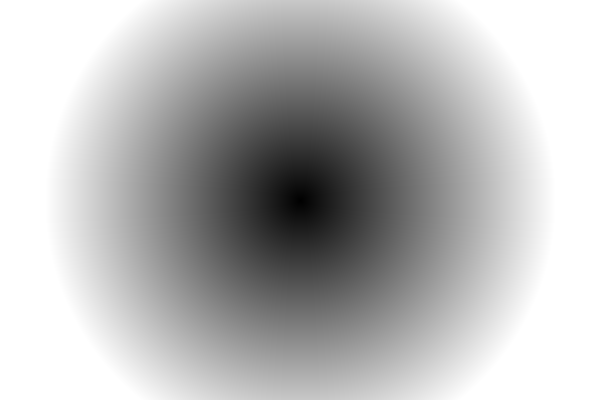
Frame 1 (no input)
Frame 60 (the mouse pressed at the canvas centre just before this capture): identical to frame 1, image omitted
Frame 120 (the mouse held since frame 60 and released just before this capture): identical to frame 1, image omitted

The Processing sketch that drew this single still picture (run headless with seeded random() and noise(); from frame 60 on, the mouse is pressed at the canvas centre):

// Processing sketch: pixels
// ── pixels.pde
//video: https://www.youtube.com/watch?v=EmtU0eloTlE

void setup() {
  size(600, 400);
  background(0);
  
  //for(int x = 0; x < width; x++) {
  //  set(x, 200, color(255, 0, 0));
  //}
  
  loadPixels();
  
  //for(int i = 0; i< pixels.length; i++) {
  //  pixels[i] = color(random(255), random(255), random(255));
  //}
  
  for(int x =0; x < width; x++) {
    for(int y =0; y < height; y++) {
      float d = dist(x, y, width/2, height / 2);
      int i = x + y * width;
      pixels[i] = color(d);
    }
  }
  updatePixels();
}

void draw() {

}
